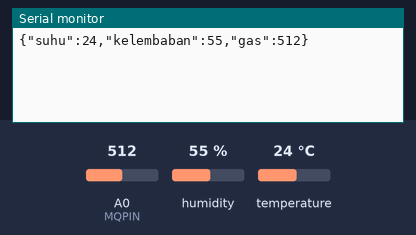
Bench run of a sketch on a simulated ESP8266 (NodeMCU). On the bench: the last lines printed to the serial monitor. The inputs (shaded band) are chosen by the test bench; at power-on: humidity 55 %, A0 (MQPIN) = 512, temperature 24 °C. WiFi joins after 1.5 s; servers stay silent unless stated; no MQTT or app messages arrive unless stated.

Above: at 2.7 s.
2.8 s: humidity set to 22 %
At 4.9 s:
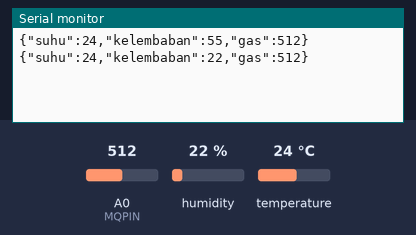
6.6 s: A0 (MQPIN) set to 716
At 8.6 s:
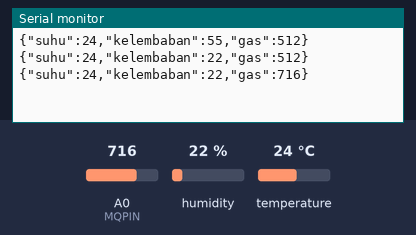
10.4 s: temperature set to 12 °C
At 11.1 s:
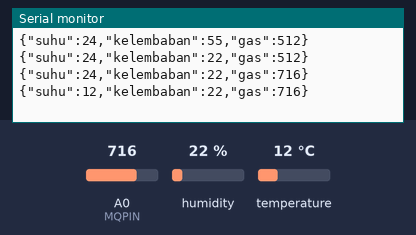
14.2 s: A0 (MQPIN) set to 900
At 17.3 s:
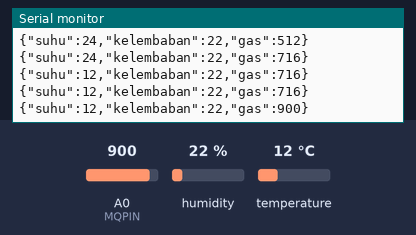
18.0 s: humidity set to 40 %
At 21.0 s:
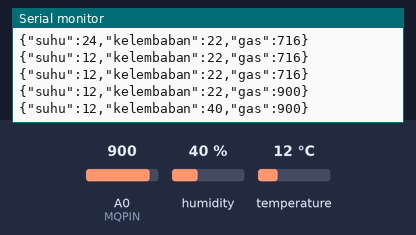
Timing chart, 0 to 22.5 s (numbered marks = the images above; inputs shaded):
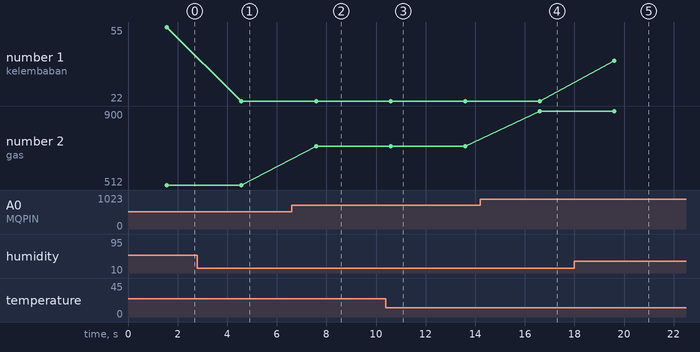

The sketch:

node1_environment.ino
```cpp
#include <ESP8266WiFi.h>
#include <WiFiClientSecure.h>
#include <PubSubClient.h>
#include <DHT.h>
#include <ArduinoJson.h>

#define DHTPIN D4
#define DHTTYPE DHT22
#define MQPIN A0

const char* ssid = "POCO";
const char* password = "11111111";

const char* mqtt_server = "c96739e1879046b4b64c91e3ffc10c6a.s1.eu.hivemq.cloud";
const int mqtt_port = 8883;
const char* mqtt_user = "node_uasklp5";
const char* mqtt_pass = "uasklp5!";

WiFiClientSecure espClient;
PubSubClient client(espClient);
DHT dht(DHTPIN, DHTTYPE);

void setup_wifi() {
  delay(10);
  WiFi.begin(ssid, password);
  while (WiFi.status() != WL_CONNECTED) {
    delay(500);
  }
}

void reconnect() {
  while (!client.connected()) {
    if (client.connect("Node1_Udara", mqtt_user, mqtt_pass)) {
      // berhasil nyambung
    } else {
      delay(2000);
    }
  }
}

void setup() {
  Serial.begin(115200);
  dht.begin();
  setup_wifi();
  espClient.setInsecure();
  client.setServer(mqtt_server, mqtt_port);
}

void loop() {
  if (!client.connected()) reconnect();
  client.loop();

  float suhu = dht.readTemperature();
  float lembab = dht.readHumidity();
  int gas = analogRead(MQPIN);

  if (!isnan(suhu) && !isnan(lembab)) {
    StaticJsonDocument<128> doc;
    doc["suhu"] = suhu;
    doc["kelembaban"] = lembab;
    doc["gas"] = gas;

    char buffer[128];
    serializeJson(doc, buffer);

    client.publish("environment/node1", buffer);

    Serial.println(buffer);
  }

  delay(3000);
}
```

Measured:
- after the input at 2.8 s, the serial monitor: prints a new line after 1.8 s (image 1)
- after the input at 6.6 s, the serial monitor: prints a new line after 0.98 s (image 2)
- after the input at 10.4 s, the serial monitor: prints a new line after 0.19 s (image 3)
- after the input at 14.2 s, the serial monitor: prints a new line after 2.4 s (image 4)
- after the input at 18.0 s, the serial monitor: prints a new line after 1.6 s (image 5)
- plotted number 1: 55 → 22 after the input at 2.8 s, 22 → 40 after the input at 18.0 s
- plotted number 2: 512 → 716 after the input at 6.6 s, 716 → 900 after the input at 14.2 s
